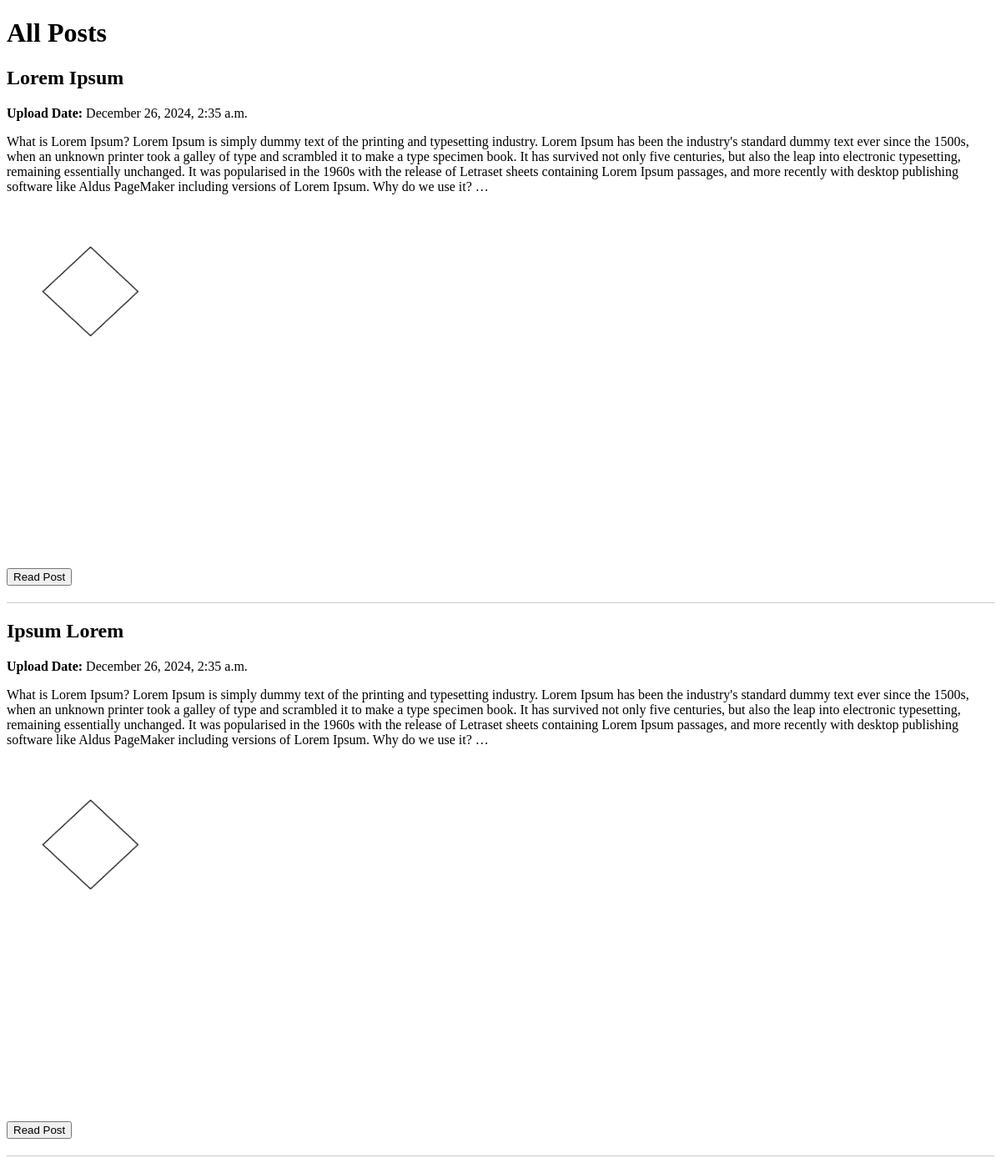
/posts/, run on the app's committed database.
### posts/models.py (models this page shows, shortened)
class Post(models.Model):
    title = models.CharField(max_length=200)
    text = models.TextField()
    image = models.ImageField(upload_to='post_images/', null=True, blank=True)
    upload_date = models.DateTimeField(default=timezone.now)  # Automatically set to current date and time

### posts/views.py (the view)
# urls.py: path('', views.post_list, name='post_list'),
def post_list(request):
    posts = Post.objects.all()  # Get all posts
    return render(request, 'posts/post_list.html', {'posts': posts})

### templates/posts/post_list.html (shortened to what this page needs)
<!DOCTYPE html>
<html lang="en">
<head>
</head>
<body>
    <h1>All Posts</h1>
    {% for post in posts %}
    <div class="post">
        <h2>{{ post.title }}</h2>
        <p><strong>Upload Date:</strong> {{ post.upload_date|date:"F j, Y, g:i a" }}</p>
        <div class="post-snippet">
            <p>{{ post.text|truncatewords:100 }}</p>
        </div>
        <img src="{{ post.image.url }}" alt="{{ post.title }}">
        <div class="buttons">
            <a href="{% url 'post_detail' post.id %}"><button>Read Post</button></a>
        </div>
    </div>
    {% endfor %}
</body>
</html>

### templates/posts/post_list.html (style rules this page uses)
.post { border-bottom: 1px solid #ccc; padding-bottom: 20px; margin-bottom: 20px; }
.post img { width: 20%; height: auto; }
.post-snippet { margin-bottom: 10px; }
.buttons { margin-top: 10px; }

### data on the page
Post: title "Lorem Ipsum", upload_date "December 26, 2024, 2:35 a.m.", text "What is Lorem Ipsum? Lorem Ipsum is simply dummy text of the printing and typesetting industry. Lorem Ipsum has been the industry's standard dummy text ever since the 1500s, when an unknown printer took a galley of type and scrambled it to make a type specimen book. It has survived not only five centuries, but also the leap into electronic typesetting, remaining essentially unchanged. It was popularised in the 1960s with the release of Letraset sheets containing Lorem Ipsum passages, and more recently with desktop publishing software like Aldus PageMaker including versions of Lorem Ipsum. Why do we use it? …", image (picture)
Post: title "Ipsum Lorem", upload_date "December 26, 2024, 2:35 a.m.", text "What is Lorem Ipsum? Lorem Ipsum is simply dummy text of the printing and typesetting industry. Lorem Ipsum has been the industry's standard dummy text ever since the 1500s, when an unknown printer took a galley of type and scrambled it to make a type specimen book. It has survived not only five centuries, but also the leap into electronic typesetting, remaining essentially unchanged. It was popularised in the 1960s with the release of Letraset sheets containing Lorem Ipsum passages, and more recently with desktop publishing software like Aldus PageMaker including versions of Lorem Ipsum. Why do we use it? …", image (picture)
